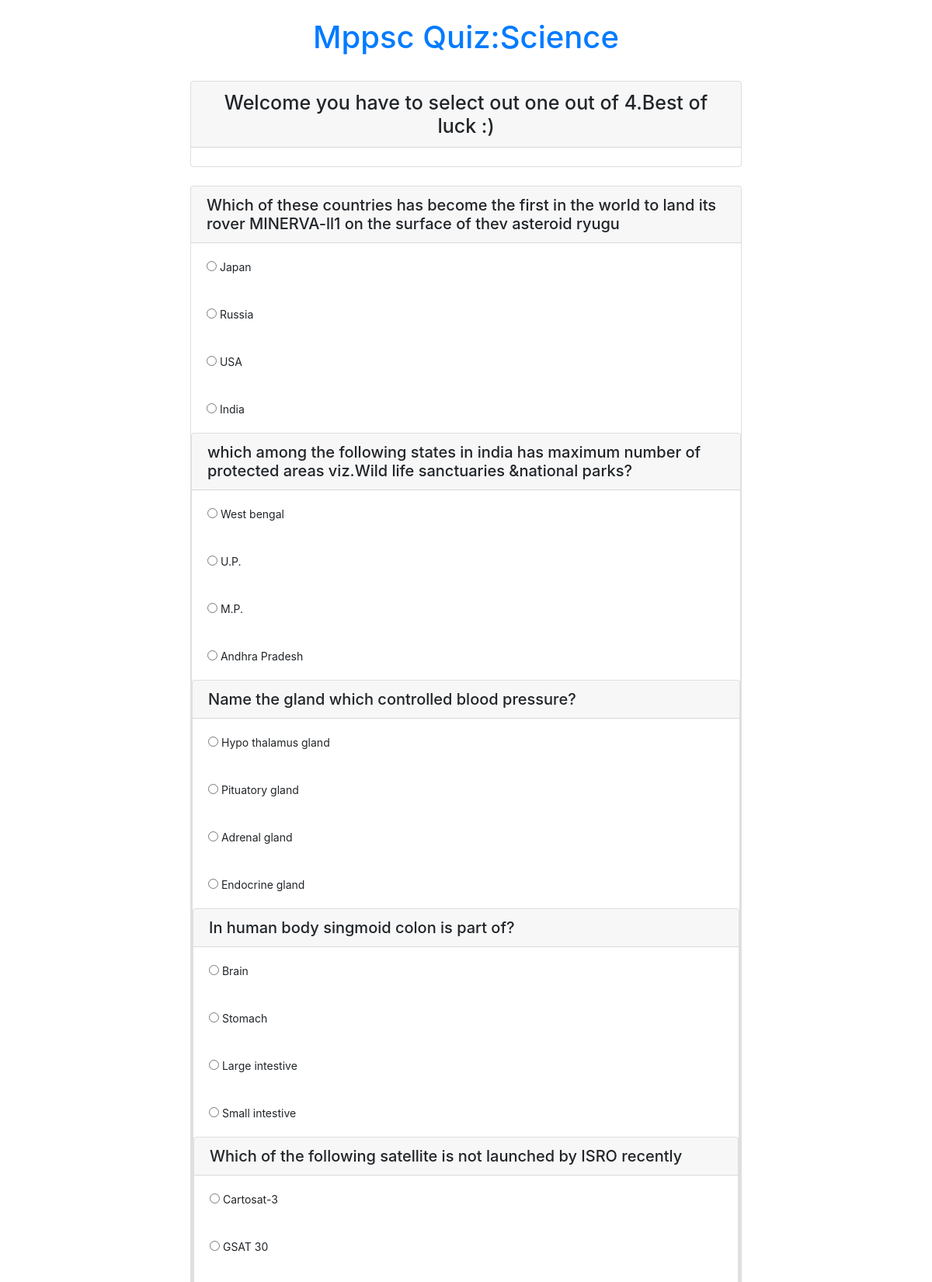
The page /sciencetest.php (upper part) on the database its author committed.
### tables this page shows
CREATE TABLE `science` (
  `qid` int(20) NOT NULL,
  `question` varchar(250) NOT NULL,
  `ans_id` int(70) NOT NULL
);

CREATE TABLE `sanswer` (
  `aid` int(20) NOT NULL,
  `answer` varchar(250) NOT NULL,
  `ans_id` int(70) NOT NULL
);

### sciencetest.php (the view, shortened to what this page needs)
<?php
    include ('kuki/config.php');
?>
<!DOCTYPE html>
<html lang="en">
<head>
  <link rel="stylesheet" href="https://cdn.jsdelivr.net/npm/bootstrap@4.6.1/dist/css/bootstrap.min.css">
</head>
<body>
    <div class="container">
        <br><h1 class="text-center text-primary" >Mppsc Quiz:Science</h1></br>
    <div class="col-lg-8 m-auto d-block">
        <div class="card">
        <h3 class="text-center card-header" style="font-size:25px">Welcome <?php echo $_SESSION['textnames']; ?> you have to select out one out of 4.Best of luck :)</h1></br>
        </div><br>
    <form action="sresult.php" method="post" >
        <?php
           for($i=1;$i<11;$i++)
           {
           $que="select * from science where qid=$i";
           $query =mysqli_query($conn,$que);
              while( $rows=mysqli_fetch_array($query))
                {
                    ?>
                    <div class="card">
                         <h4 class="card-header" style="font-size:20px"><?php echo $rows["question"];?></h4>
                         <?php
                             $que="select * from sanswer where ans_id=$i";
                             $query =mysqli_query($conn,$que);
                                while( $rows=mysqli_fetch_array($query))
                                  {
                         ?>
                                    <div class="card-body" style="font-size:14px">
                                          <input type="radio" name="quizcheak[<?php echo $rows['ans_id']?>]" value="<?php echo $rows['aid'];?>">
                                          <?php echo $rows['answer'];?>
                                      </div>
               <?php
                }
            }
            }
              ?>
            <a class="btn btn-success m-auto d-block" href="kuki/log-out.php" style="background-color:maroon;" >LOGOUT</a></div>
    </form>
    </div>
    </div>
</body>
</html>

### rows shown on the page
science: question "Which of these countries has become the first in the world to land its rover MINERVA-ll1 on the surface of thev asteroid ryugu"
sanswer: answer "Japan"
sanswer: answer "Russia"
sanswer: answer "USA"
sanswer: answer "India"
science: question "which among the following states in india has maximum number of protected areas viz.Wild life sanctuaries &national parks?"
sanswer: answer "West bengal"
sanswer: answer "U.P."
sanswer: answer "M.P."
sanswer: answer "Andhra Pradesh"
science: question "Name the gland which controlled blood pressure?"
sanswer: answer "Hypo thalamus gland"
sanswer: answer "Pituatory gland"
sanswer: answer "Adrenal gland"
sanswer: answer "Endocrine gland"
science: question "In human body singmoid colon is part of?"
sanswer: answer "Brain"
sanswer: answer "Stomach"
sanswer: answer "Large intestive"
sanswer: answer "Small intestive"
science: question "Which of the following satellite is not launched by ISRO recently"
sanswer: answer "Cartosat-3"
sanswer: answer "GSAT 30"
